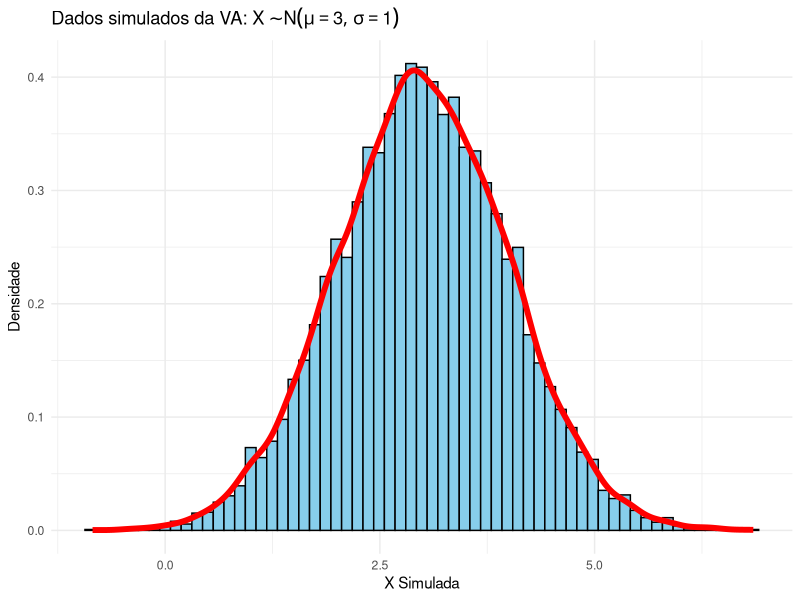
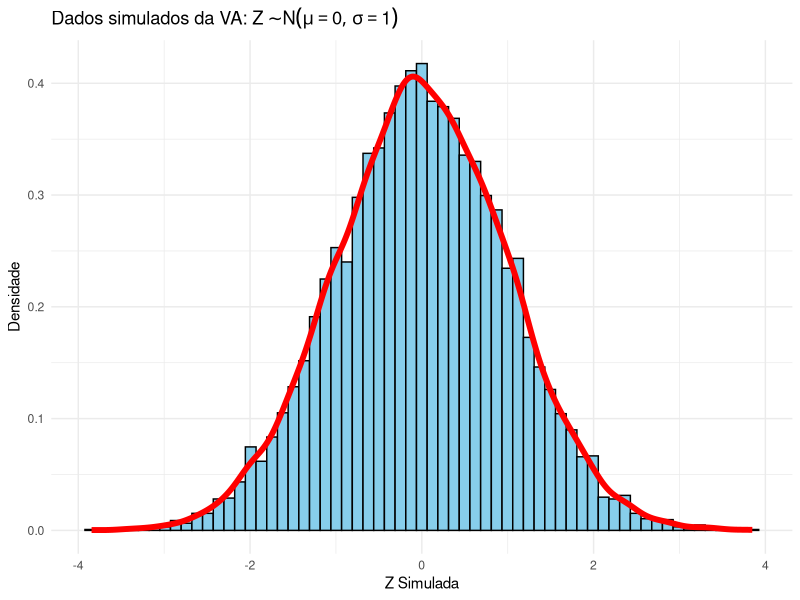

These charts were generated, in order, by the following R code:
## ---- chunk 1
#| label: setup
#| echo: false

# configura exibição de números
options(digits = 8, scipen = 999)

# carrega pacotes
library(tidyverse)
## ---- chunk 2
set.seed(123)
rnorm(5)
## ---- chunk 3
dnorm(0)
## ---- chunk 4
pnorm(1.96)
## ---- chunk 5
qnorm(0.975)
## ---- chunk 6
set.seed(123)
x_simulada <- rnorm(10000, mean = 3, sd = 1)
head(x_simulada)
## ---- chunk 7
# média amostral
mean(x_simulada)
## ---- chunk 8
# desvio padrão amostral
mean(x_simulada)
sd(x_simulada)
## ---- chunk 9
#| echo: false
df <- data.frame(x_simulada)

# Regra de Freedman-Diaconis para calcular o binwidth
iqr_valores <- IQR(df$x_simulada)
n <- length(df$x_simulada)
binwidth_fd = 2 * iqr_valores / (n^(1/3))

# Histograma com densidade empírica
ggplot(df, aes(x = x_simulada)) +
  geom_histogram(
    aes(y = after_stat(density)), 
    binwidth = binwidth_fd, 
    color = "black",
    fill = "skyblue") +
  geom_density(col = "red", size = 2) + 
  labs(title = expression("Dados simulados da VA: " * X %~% N(mu == 3, sigma == 1)), 
     x = "X Simulada",
     y = "Densidade") +
  theme_minimal()
## ---- chunk 10
set.seed(123)
z_simulada <- rnorm(10000, mean = 0, sd = 1)
head(z_simulada)
## ---- chunk 11
# média amostral
mean(z_simulada)
## ---- chunk 12
# desvio amostral
sd(z_simulada)
## ---- chunk 13
#| echo: false
df2 <- data.frame(z_simulada)

# Regra de Freedman-Diaconis para calcular o binwidth
iqr_valores <- IQR(df2$z_simulada)
n <- length(df2$z_simulada)
binwidth_fd = 2 * iqr_valores / (n^(1/3))

# Histograma com densidade empírica
ggplot(df2, aes(x = z_simulada)) +
  geom_histogram(
    aes(y = after_stat(density)), 
    binwidth = binwidth_fd, 
    color = "black",
    fill = "skyblue") +
  geom_density(col = "red", size = 2) + 
  labs(title = expression("Dados simulados da VA: " * Z %~% N(mu == 0, sigma == 1)), 
     x = "Z Simulada",
     y = "Densidade") +
  theme_minimal()
## ---- chunk 14
dnorm(0)
## ---- chunk 15
pnorm(0)
## ---- chunk 16
pnorm(1)
## ---- chunk 17
1 - pnorm(0)
## ---- chunk 18
pnorm(0.14) - pnorm(-0.98)
## ---- chunk 19
qnorm(0.5)
## ---- chunk 20
qnorm(0.9)
## ---- chunk 21
# Simulando notas de uma turma de 19 alunos
# Fixa a semente para reprodutibilidade
set.seed(2024)

# Simula notas com média 55 e desvio padrão 12
notas_turma <- round(rnorm(19, mean = 55, sd = 12), 2)

# Limita as notas entre 38 e 85
notas_turma <- pmax(38, pmin(85, notas_turma)) 

# Visualiza as notas simuladas
head(notas_turma, 19)
## ---- chunk 22
# Cria a data frame analise_relativa
analise_relativa <- data.frame(alunos = 1:19, notas = notas_turma) %>%
  # Calcula o z-score e nota relativa
  mutate(
    z_score = scale(notas),              # calcula o z-score
    z_score_arred = round(z_score, 1),   # arredonda o z-score
    nota_relativa = round(pnorm(z_score) * 100, 1)  # percentil
  ) %>%
  # Remove coluna intermediária
  select(-z_score)
  
# Visualiza os dados
head(analise_relativa, 19)
## ---- chunk 23
# seu código aqui
pnorm(-0,04, mean = 0.01, sd = 0.03)
## ---- chunk 24
# seu código aqui
1 - pnorm(0, mean = 0.01, sd = 0.03)
## ---- chunk 25
# seu código aqui
1 - pnorm(0,05)
## ---- chunk 26
# seu código aqui
1 - pnorm(15000, mean = 12000, sd = 2500)
## ---- chunk 27
# seu código aqui
qnorm(0.95, mean = 12000, sd = 2500)
## ---- chunk 28
# seu código aqui
qnorm(0.1, mean = 12000, sd = 2500)
## ---- chunk 29
# Fixa a semente do gerador de números aleatórios
set.seed(123)

# Listagem da população de faturas
listagem_populacao <- 1:10000

# Extrai uma AAS com n = 20 da população, sem reposição
faturas_selecionadas <- sample(listagem_populacao, 20)
faturas_selecionadas
## ---- chunk 30
# Definir o número de lançamentos
n_lancamentos <- 10

# Simular os lançamentos de um dado honesto
set.seed(123)  # Para reprodutibilidade
dado <- 1:6
resultados <- sample(dado, n_lancamentos, replace = TRUE)

# Calcular a média empírica após os lançamentos
media_empirica <- mean(resultados)
media_empirica
## ---- chunk 31
# Definir os dados do investimento
retornos <- c(-50000, 100000, 300000)
probabilidades <- c(0.2, 0.5, 0.3)

# Cálculo teórico do valor esperado
valor_esperado <- sum(retornos * probabilidades)
valor_esperado
## ---- chunk 32
# Simulação para verificação
set.seed(123)
n_simulacoes <- 10000

# Simular investimentos
indices <- sample(1:3, n_simulacoes, prob = probabilidades, replace = TRUE)
retornos_simulados <- retornos[indices]

# Média empírica
media_empirica <- mean(retornos_simulados)
media_empirica
## ---- chunk 33
table(retornos_simulados) / n_simulacoes
## ---- chunk 34
# Define os parâmetros
prob_incendio <- 0.01
valor_indenizacao <- 150000
margem <- 0.25

# a) Valor esperado das indenizações
valor_esperado <- prob_incendio * valor_indenizacao
valor_esperado
## ---- chunk 35
premio_anual <- valor_esperado * (1 + margem)
premio_anual
## ---- chunk 36

set.seed(123)
n_casas <- 10000
sinistros <- sample(c(0, valor_indenizacao), n_casas, 
                   prob = c(0.99, 0.01), replace = TRUE)

# Calcula a média dos sinistros
media_sinistros <- mean(sinistros)
media_sinistros
## ---- chunk 37
num_incendios <- sum(sinistros > 0)
num_incendios
## ---- chunk 38

## ---- chunk 39
# Projeto A (Conservador)
investimento_A <- 200000
retornos_A <- c(220000, 280000, 320000)
probabilidades_A <- c(0.3, 0.4, 0.3)

# Calculando os lucros para o Projeto A
lucros_A <- retornos_A - investimento_A

# Calculando o lucro esperado para o Projeto A
# O sum(lucros_A * probabilidades_A) multiplica cada lucro pela sua probabilidade
# e depois soma todos esses resultados.
lucro_esperado_A <- sum(lucros_A * probabilidades_A)

# Projeto B (Arriscado)
investimento_B <- 200000
retornos_B <- c(180000, 260000, 400000)
probabilidades_B <- c(0.2, 0.5, 0.3)

# Calculando os lucros para o Projeto B
lucros_B <- retornos_B - investimento_B

# Calculando o lucro esperado para o Projeto B
lucro_esperado_B <- sum(lucros_B * probabilidades_B)

# Exibindo os resultados dos lucros esperados
cat("--- Lucro Esperado dos Projetos ---\n")
cat("Lucro esperado do Projeto A (Conservador): R$", lucro_esperado_A, "\n")
cat("Lucro esperado do Projeto B (Arriscado): R$", lucro_esperado_B, "\n\n")
